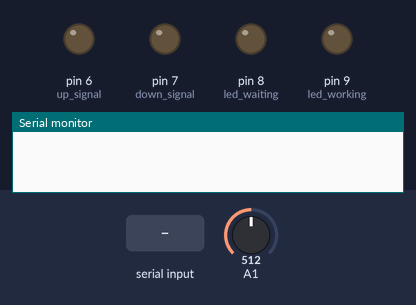
A sketch run on a simulated Arduino Uno, built with avr-gcc and run on an emulated ATmega328P. Parts: output pins drawn as LEDs (lit = HIGH), the last lines printed to the serial monitor. Dashed ring = blinking. The inputs (shaded band) are chosen by the test bench; at power-on: A1 = 512.

Above: at 1.2 s.
1.3 s: "play" received over Serial
At 3.8 s:
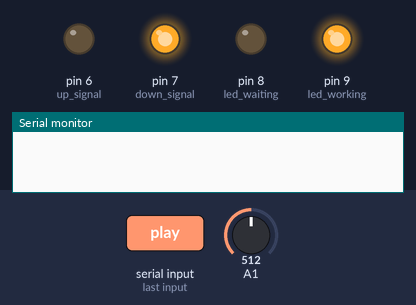
At 4.2 s:
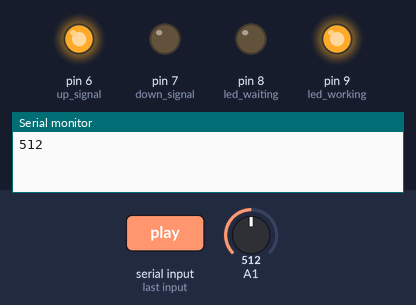
4.3 s: "stop1" received over Serial
At 6.8 s:
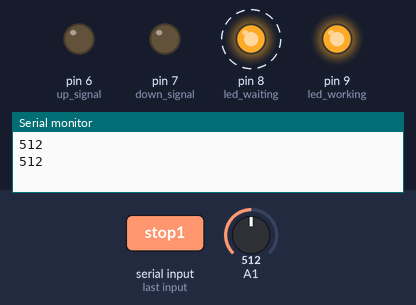
Timing chart, 0 to 13.3 s (numbered marks = the images above; inputs shaded):
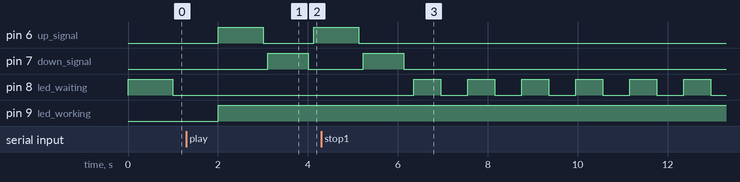

The sketch:

prueba_sensor_2.ino
```cpp
//Global Variables
String msg = "";
String serial_msg = "";

bool led_waiting_on= true;

int up_signal     =6;
int down_signal   =7;

int led_waiting   =8;
int led_working   =9;

int process_op    =0;
int ss_count      =0;

long value_sensor  =0;
int count_value   =0;


int timeToUp      =1000;             //time in ms
int timeToDown    =900;             //time in ms
int timeToReadS   =10;              //time in ms
int theReads      =600/timeToReadS; //The number of repetitions in 600 ms


void setup() {
  pinMode(up_signal,OUTPUT);    // output signal
  pinMode(down_signal,OUTPUT);  // output signal
  pinMode(led_waiting,OUTPUT);  // output signal
  pinMode(led_working,OUTPUT);  // output signal

  Serial.begin(9600); //to print the values

}

void loop() {
  //Here start the program
  readSerialPort();
  if(msg != ""){
    if(msg =="play"){
      digitalWrite(led_working,HIGH);
      go_up();
      go_down();
      value_sensor=0;
      count_value=0;
      delay(10);
      for(int i=0; i<=theReads; i++){
          value_sensor=value_sensor+analogRead(1);
          count_value++;
      }
      value_sensor=value_sensor/count_value;
      sendData(String(value_sensor));
    }
    if(msg =="stop"){
      go_up();
      msg="stop1";
      waiting_signal(300);
    }
    if(msg =="stop1"){
      all_stop();
      waiting_signal(500);
    }
  }
  else{
    //no msg.. so what to do?
    digitalWrite(led_working,LOW);
    waiting_signal(1000);
  }
}

void all_stop(){
  digitalWrite(up_signal,LOW);
  digitalWrite(down_signal,LOW);
  delay(100);
  }
void go_up(){
  digitalWrite(down_signal,LOW);
  digitalWrite(up_signal,HIGH);
  delay(timeToUp);
  all_stop();
  }
void go_down(){
  digitalWrite(up_signal,LOW);
  digitalWrite(down_signal,HIGH);
  delay(timeToDown);
  all_stop();
  }

// Reading data from the serial port and writing it in the msg
void readSerialPort(){
  serial_msg="";
  if(Serial.available()){
    delay(10);
    while(Serial.available()>0){
      serial_msg += (char)Serial.read();
    }
   Serial.flush();
   if(serial_msg.length()>1){
    msg=serial_msg;
   }
  }
}
//Send the data is just print it
void sendData(String msg_to_send){
  Serial.println(msg_to_send);
}
//led to say is waiting
void waiting_signal(int time_to_stay){
  if (led_waiting_on){
    digitalWrite(led_waiting,HIGH);
    led_waiting_on=false;
  }else{
    digitalWrite(led_waiting,LOW);
    led_waiting_on=true;
  }
  delay(time_to_stay);

}
```

Measured:
- after the input at 1.3 s, pin 6 (up_signal): LOW → HIGH after 0.71 s, → LOW 1.0 s later, → HIGH 1.1 s later; pin 7 (down_signal): LOW → HIGH after 1.8 s, → LOW 0.90 s later; pin 8 (led_waiting): stays LOW (without the input it goes to HIGH after 0.70 s); pin 9 (led_working): LOW → HIGH after 0.71 s
- after the input at 4.3 s, pin 6 (up_signal): goes on until 5.1 s, then stays LOW; pin 7 (down_signal): goes on until 6.1 s, then stays LOW; pin 8 (led_waiting): alternates HIGH for 0.60 s and LOW for 0.60 s, starting after 2.1 s
